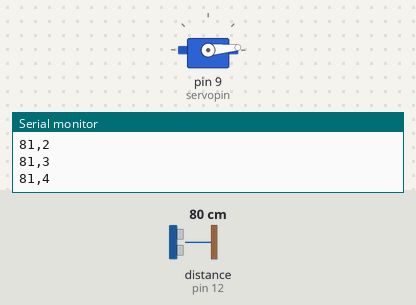
This sketch was run on a simulated Arduino Uno, built with avr-gcc and run on an emulated ATmega328P. Shown: servo, the last lines printed to the serial monitor. The inputs (shaded band) are chosen by the test bench; at power-on: distance to the obstacle (sensor on pin 12) 80 cm. The echo pulse lasts 58.3 µs per cm.

Above: at 1.2 s.
1.3 s: distance to the obstacle (sensor on pin 12) set to 250 cm
4.3 s: distance to the obstacle (sensor on pin 12) set to 205 cm
At 5.89 s:
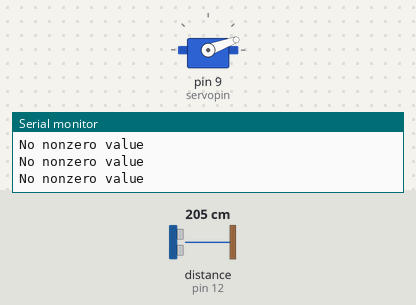
7.3 s: distance to the obstacle (sensor on pin 12) set to 200 cm
At 12.12 s:
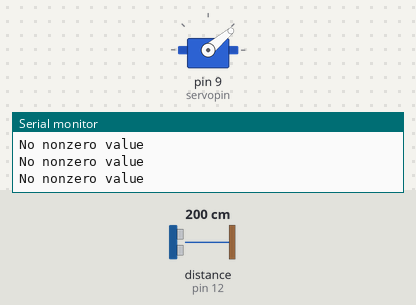
Timing chart, 0 to 26.2 s (numbered marks = the images above; inputs shaded):
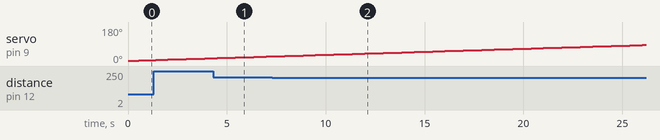

Measured:
- the behaviour switches between 201 and 200 cm on distance to the obstacle (sensor on pin 12) (found by bisection; images 1 and 2)

The sketch:

Proj_1.ino
```cpp
#include <Servo.h>
#include<NewPing.h>

#define trigPin 13
#define echoPin 12
#define servopin 9

Servo myservo;  // create servo object to control a servo
NewPing sonar(trigPin,echoPin,200);// a maximum of eight servo objects can be created
int pos = 0;    // variable to store the servo position
int count =0;
int flag=0;
//int  p=0, q=0;
void setup() {
  myservo.attach(servopin);  // attaches the servo on pin 9 to the servo object
  Serial.begin (9600);
  pinMode(trigPin, OUTPUT);
  pinMode(echoPin, INPUT);
}
void loop() {
  long duration, distance[10],avg_dist=0;
  int k = 0,len=0;
  if( flag==0){
    pos=pos+1;
  }
  else{
    pos = pos-1;
  }
  if(pos ==180){
    flag = 1;
    //p+=1;
  }
  if(pos ==0){
    flag = 0;
    //p+=1;
  }
  myservo.write(pos);
//Serial.print (p/2);

while (k<5){
   delay(50);
   distance[k] = sonar.ping_cm();// ---------> 29.1 ie?
  if((distance[k] != 0)&&(distance[k]<200)){
    avg_dist = avg_dist +distance[k];
    len = len +1  ;
  }
  k=k+1;
}
  k=0;
  if(len!=0){
  Serial.print(avg_dist/len);
  Serial.print(',');
  Serial.println(pos);
  }
  else{
    Serial.println("No nonzero value");
    //q+=1;
    //Serial.print(',');
    //Serial.print(q);
  }
}
```
